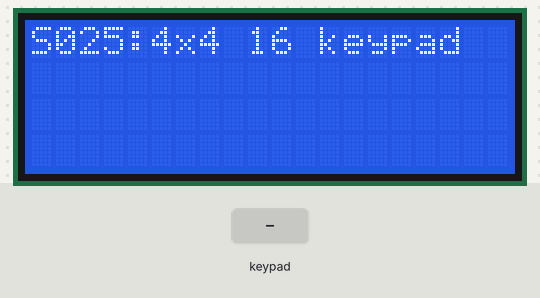
Bench run of a sketch on a simulated Arduino Uno, built with avr-gcc and run on an emulated ATmega328P. On the bench: 20×4 character LCD. The test bench sets the inputs (shaded band).

Above: at 2.2 s.
2.3 s: keypad keys 2 3 4 5 A pressed 0.4 s apart
At 5.4 s:
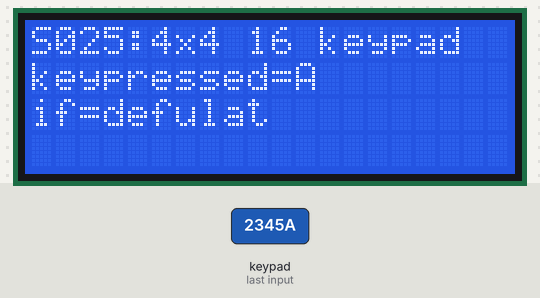
5.8 s: key '0' pressed
At 7.0 s:
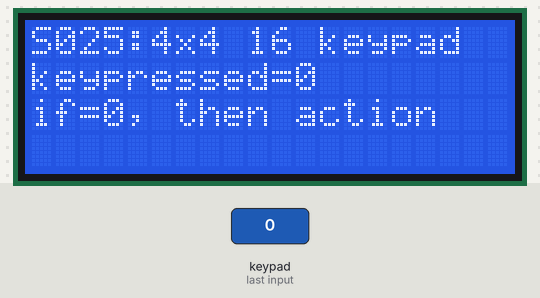
7.3 s: key 'B' pressed
At 8.1 s:
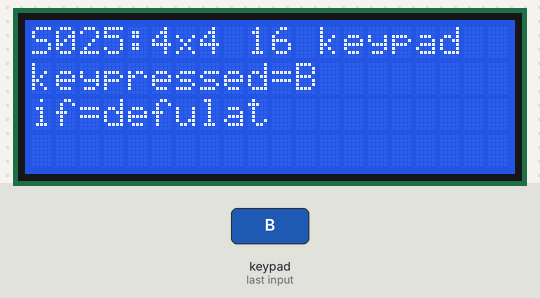
8.8 s: keypad keys 2 3 4 5 D pressed 0.4 s apart
At 9.43 s:
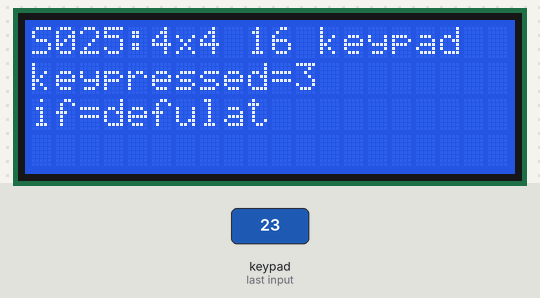
12.3 s: key 'C' pressed
13.8 s: key 'E' pressed
Timing chart, 0 to 16.3 s (numbered marks = the images above; inputs shaded):
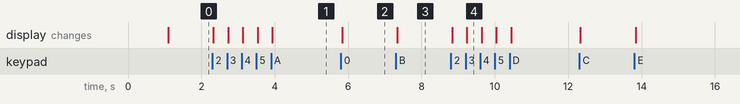

Measured:
- after the input at 2.3 s, the display: first changes at once (image 1 shows a later state)
- after the input at 5.8 s, the display: changes at once (image 2)
- after the input at 7.3 s, the display: changes at once (image 3)
- after the input at 8.8 s, the display: first changes at once (image 4 shows a later state)

The sketch:

basic_test.ino
```cpp
/* 4x4 Matrix 16 Keypad Keyboard Module [S025] : http://rdiot.tistory.com/131 [RDIoT Demo] */

#include <Wire.h>
#include <LiquidCrystal_I2C.h>
#include <Keypad.h>

LiquidCrystal_I2C lcd(0x27,20,4);  // LCD2004

const byte numRows= 4; //number of rows on the keypad
const byte numCols= 4; //number of columns on the keypad

//keymap defines the key pressed according to the row and columns just as appears on the keypad
char keymap[numRows][numCols]=
{
  {'0','1','2','3'},
  {'4','5','6','7'},
  {'8','9','A','B'},
  {'C','D','E','F'}
};

byte rowPins[numRows] = {2,3,4,5}; //Rows 0 to 3
byte colPins[numCols]= {6,7,8,9}; //Columns 0 to 3

//initializes an instance of the Keypad class
Keypad myKeypad= Keypad(makeKeymap(keymap), rowPins, colPins, numRows, numCols);

void setup()
{
  lcd.init();  // initialize the lcd
  lcd.backlight();
  lcd.print("start LCD2004");

  delay(1000);

  lcd.clear();
}

void loop()
{

  lcd.setCursor(0,0);
  lcd.print("S025:4x4 16 keypad");

  char keypressed = myKeypad.getKey();
  if (keypressed != NO_KEY)
  {
   // Serial.print(keypressed);
    lcd.setCursor(0,1);
    lcd.print("keypressed=" + (String)keypressed + "  ");

    switch (keypressed)
    {
      case '0':
           lcd.setCursor(0,2);
           lcd.print("if=0, then action");
        break;
      case 'F':
           lcd.setCursor(0,2);
           lcd.print("if=F, then action");
        break;
      default:
          lcd.setCursor(0,2);
           lcd.print("if=defulat       ");
        break;
    }

  }

}
```
